Frame 1 (no input): blank canvas, image omitted
Frame 60 (the mouse pressed at the canvas centre just before this capture): blank canvas, image omitted
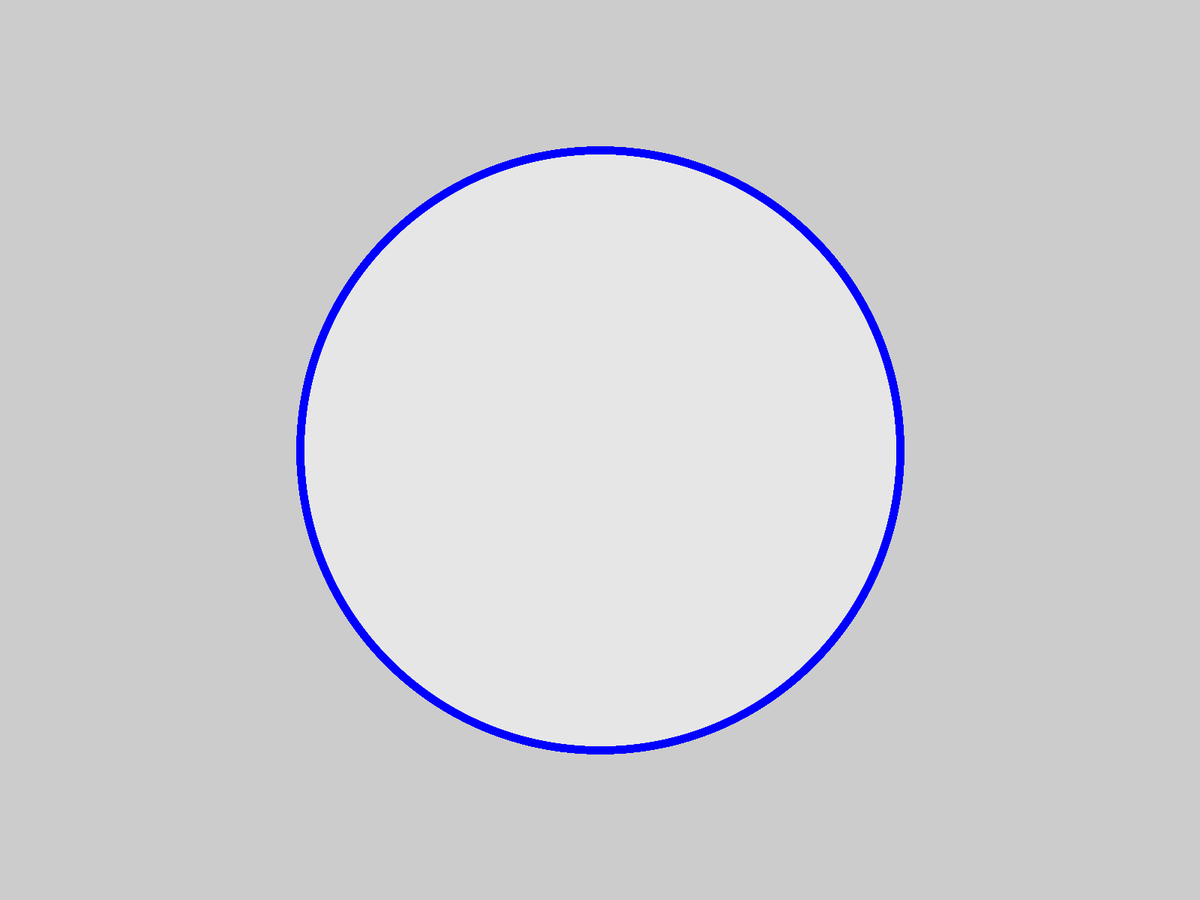
Frame 120 (the mouse held since frame 60 and released just before this capture)

The Processing sketch whose frames 1 and 60 were blank and that drew this single picture after the mouse press (run headless with seeded random() and noise(); from frame 60 on, the mouse is pressed at the canvas centre):

// Processing sketch: sketch_1_4
// ── sketch_1_4.pde
void setup () {
  fullScreen();
  //size(400, 400);
  
}

void draw () {

  //background (0, 0, 255);
  
  // line interactive
  strokeWeight(10);
  stroke(0, 0, 255);
  fill(255,255,255,5);
  ellipse(width/2, height/2, mouseX, mouseX);
}
